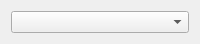
<?xml version="1.0" encoding="UTF-8"?>
<ui version="4.0">
 <class>SidebarWidget</class>
 <widget class="QWidget" name="SidebarWidget">
  <property name="geometry">
   <rect>
    <x>0</x>
    <y>0</y>
    <width>200</width>
    <height>42</height>
   </rect>
  </property>
  <property name="minimumSize">
   <size>
    <width>150</width>
    <height>0</height>
   </size>
  </property>
  <property name="windowTitle">
   <string>Sidebar</string>
  </property>
  <layout class="QFormLayout" name="formLayout">
   <item row="0" column="0" colspan="2">
    <widget class="QComboBox" name="cboFeatures"/>
   </item>
  </layout>
 </widget>
 <resources/>
 <connections/>
</ui>
